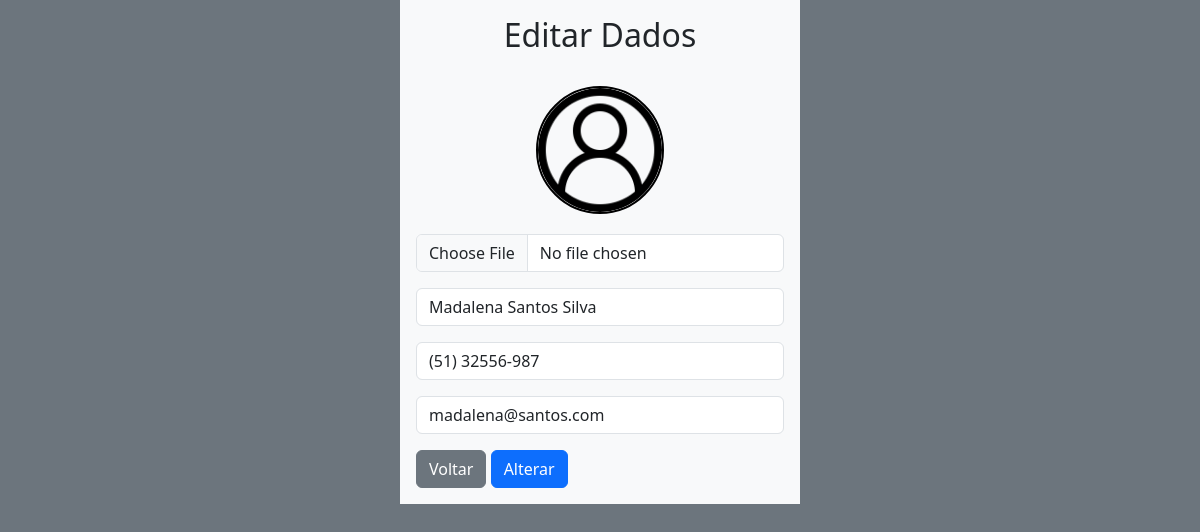
/view/editar.php?id=5 (signed in), run on the app's committed database.
### tables this page shows
CREATE TABLE `pessoas` (
  `id` int(11) NOT NULL,
  `avatar` varchar(128) NOT NULL DEFAULT 'avatar.jpg',
  `nome` varchar(50) NOT NULL,
  `fone` varchar(20) NOT NULL,
  `email` varchar(80) NOT NULL,
  `data_criado` timestamp NOT NULL DEFAULT current_timestamp(),
  `data_editado` timestamp NOT NULL DEFAULT current_timestamp() ON UPDATE current_timestamp()
);

### model/conexao.php (called while the page is built, shortened)
<?php
abstract class Conexao {
    private $servidor = 'localhost';
    private $user = 'root';
    private $pass = '';
    private $banco = 'agenda';
    private function conexao() {
        $this->conn = new PDO("mysql:host=$this->servidor;dbname=$this->banco", $this->user, $this->pass);
    }
}
?>

### model/pessoaModel.php (called while the page is built, shortened)
<?php
require_once 'conexao.php';
class Pessoa extends Conexao {
    private $avatar;
    private $nome;
    private $fone;
    private $email;
    private $tabela = 'pessoas';
    public function getAvatar() {
        return $this->avatar;
    }
    public function setAvatar($avatar) {
        $this->avatar = $avatar;
    }
    public function getNome() {
        return $this->nome;
    }
    public function setNome($nome) {
        $this->nome = $nome;
    }
    public function getFone() {
        return $this->fone;
    }
    public function setFone($fone) {
        $this->fone = $fone;
    }
    public function getEmail() {
        return $this->email;
    }
    public function setEmail($email) {
        $this->email = $email;
    }
    public function consultaID($id) {
        $sql = "SELECT avatar, nome, fone, email FROM $this->tabela WHERE id = :id";
        $stmt = $this->conn->prepare($sql);
        $stmt->bindParam(':id', $id, PDO::PARAM_INT);
        $stmt->execute();
    }
}
?>

### view/editar.php (the view, shortened to what this page needs)
<?php
$id = $_GET['id'];
require_once('../controller/pessoaController.php');
$pessoa = new pessoa();
$consulta = $pessoa->consultaID($id);
?>
<!DOCTYPE html>
<html lang="pt-br">
<head>
    <link href="https://cdn.jsdelivr.net/npm/bootstrap@5.3.2/dist/css/bootstrap.min.css" rel="stylesheet">
</head>
<body class="bg-secondary">
    <div class="container bg-light p-0" style="width:400px; margin: auto">
        <h2 class="text-center p-3">Editar Dados</h2>
        <form method="post" enctype="multipart/form-data"
        action="../controller/pessoaController.php?action=editarPessoa">
            <div class="m-3 text-center">
                <img class="avatar" id="imagem" src="img/avatar/<?php echo $pessoa->getAvatar() ?>">
                <input type="file"
                class="form-control btn-primary"
                name="avatar" >
            </div>
            <div class="m-3">
                <input type="text" name="nome" class="form-control"
                value="<?php echo $pessoa->getNome() ?>">
            </div>
            <div class="m-3">
                <input type="tel" name="fone" class="form-control"
                value="<?php echo $pessoa->getFone() ?>">
            </div>
            <div class="m-3">
                <input type="email" name="email" class="form-control"
                value="<?php echo $pessoa->getEmail() ?>">
            </div>
            <div class="m-3">
            <a href="agenda.php" class="btn btn-secondary mb-3">Voltar</a>
                <button type="submit" class="btn btn-primary mb-3">
                    Alterar
                </button>
            </div>
        </form>
    </div>
</body>
</html>

### view/editar.php (style rules this page uses)
.avatar { width: 128px; height: 128px; border-radius: 50%; margin-bottom: 20px; border: solid 2px #000; }

### data on the page
pessoas: avatar (placeholder picture), nome "Madalena Santos Silva", fone "(51) 32556-987", email "madalena@santos.com"
